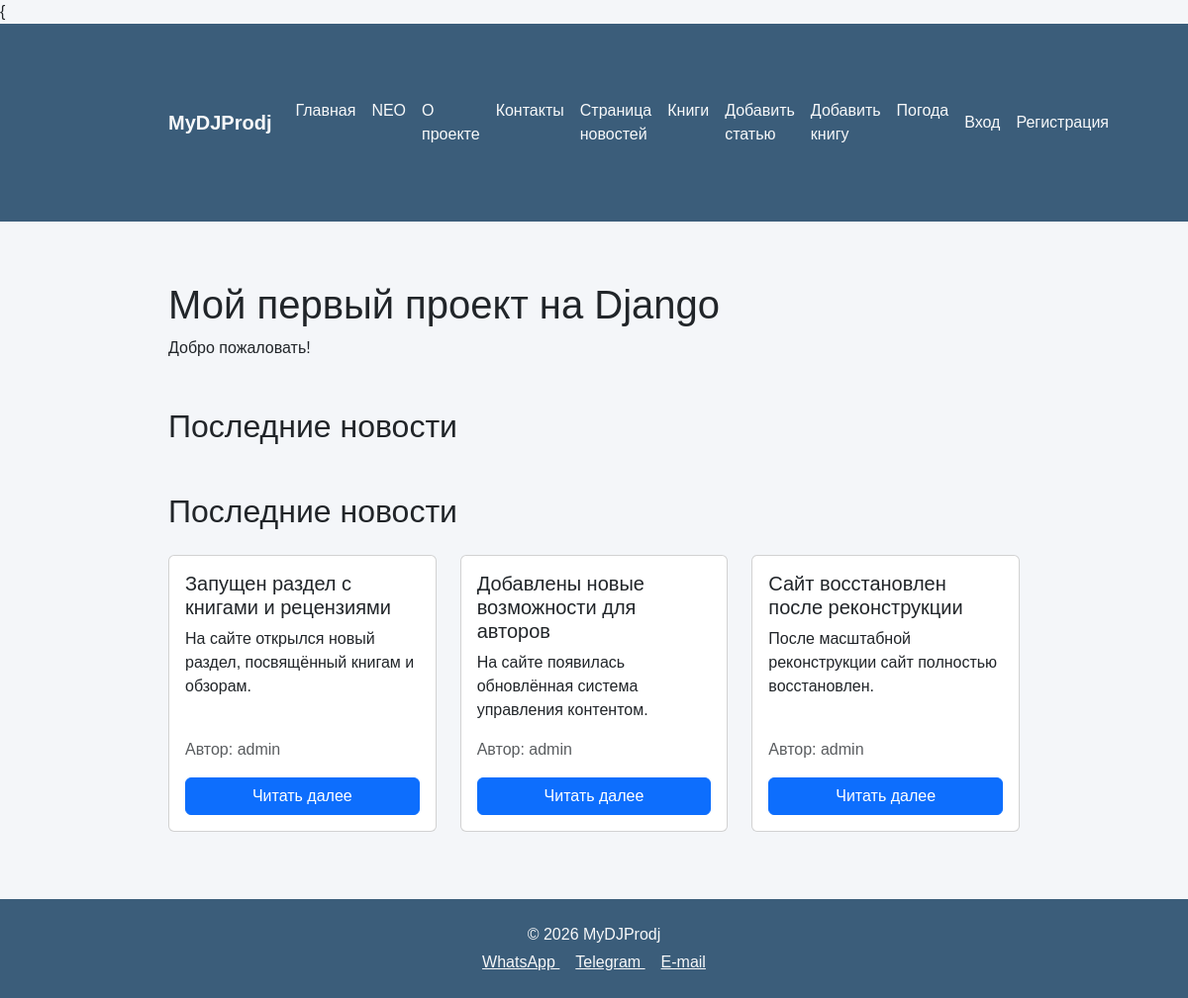
The page / on the database its author committed.
### news/models.py (models this page shows, shortened)
class News(models.Model):
    title = models.CharField('Название новости', max_length=75)
    short_description = models.CharField('Краткое описание новости', max_length=200)
    content = models.TextField()
    created_at = models.DateTimeField(auto_now_add=True)
    author = models.ForeignKey(
        settings.AUTH_USER_MODEL,
        on_delete=models.SET_NULL,
        null=True,
        verbose_name="Автор"
    )

### main/models.py (models this page shows)
class CustomUser(AbstractUser):
    email = models.EmailField(
        unique=True,
        verbose_name="Email"
    )
    def __str__(self):
        return self.username

### main/views.py (the view)
# urls.py: path('', views.index, name="index"),
def index(request):
    latest_news = News.objects.order_by('-created_at')[:3]
    return render(request, "main/index.html", {"latest_news": latest_news})

### weather/context_processors.py (called while the page is built)
def footer_weather(request):
    weather = get_weather("Moscow")
    return {"footer_weather": weather}

### weather/utils.py (called while the page is built)
def get_weather(city):
    api_key = "..."
    url = f"https://api.openweathermap.org/data/2.5/weather?q={city}&appid={api_key}&units=metric&lang=ru"
    data = requests.get(url).json()
    if data.get("cod") != 200:
        return None
    return {
        "temp": data["main"]["temp"],
        "icon": data["weather"][0]["icon"],
        "desc": translate_description(data["weather"][0]["description"]),
    }

### main/templates/main/index.html (shortened to what this page needs)
{{% extends "base.html" %}
{% block content %}
<h1>Мой первый проект на Django</h1>
<p>Добро пожаловать!</p>
<h2 class="mb-4 mt-5">Последние новости</h2>
{% if latest_news %}
<h2 class="mb-4 mt-5">Последние новости</h2>
<div class="row row-cols-1 row-cols-md-3 g-4">
    {% for item in latest_news %}
    <div class="col d-flex">
        <div class="card h-100 w-100 d-flex flex-column">
            <div class="card-body d-flex flex-column">
                <h5 class="card-title">{{ item.title }}</h5>
                <p class="card-text flex-grow-1">
                    {{ item.short_description }}
                </p>
                <p class="text-muted">Автор: {{ item.author }}</p>
                <a href="{% url 'news_detail' item.pk %}" class="btn btn-primary mt-auto">
                    Читать далее
                </a>
            </div>
        </div>
    </div>
    {% endfor %}
</div>
{% else %}
    <p>Новостей пока нет.</p>
{% endif %}
{% endblock %}

### main/templates/base.html (shortened to what this page needs)
<!DOCTYPE html>
<html lang="ru">
<head>
    {% load static %}
    <link href="https://cdnjs.cloudflare.com/ajax/libs/prism/1.29.0/themes/prism.min.css" rel="stylesheet" />
    <link
        href="https://cdn.jsdelivr.net/npm/bootstrap@5.3.2/dist/css/bootstrap.min.css"
        rel="stylesheet"
    >
    <link rel="stylesheet" href="{% static 'main/style.css' %}?v=123">
    <link
        rel="stylesheet"
        href="https://unpkg.com/leaflet@1.9.4/dist/leaflet.css"
    />
</head>
<body class="{% block body_class %}{% endblock %}">
{% block header %}
    {% include "main/blocks/header.html" %}
{% endblock %}
    <div class="container">
            {% block content %}{% endblock %}
    </div>
{% block footer %}
    {% include "main/blocks/footer.html" %}
{% endblock %}
</body>
</html>

### main/templates/main/blocks/header.html (shortened to what this page needs)
<nav class="navbar navbar-expand-lg" style="background: #3b5d7a;">
    <div class="container">
        <a class="navbar-brand text-light" href="/">MyDJProdj</a>
        <div class="collapse navbar-collapse" id="mainNavbar">
            <div class="navbar-nav me-auto">
                <a class="nav-link text-light" href="{% url 'index' %}">Главная</a>
                <a class="nav-link text-light" href="{% url 'neo' %}">NEO</a>
                <a class="nav-link text-light" href="{% url 'about' %}">О проекте</a>
                <a class="nav-link text-light" href="{% url 'contacts' %}">Контакты</a>
                <a class="nav-link text-light" href="{% url 'news' %}">Страница новостей</a>
                <a class="nav-link text-light" href="{% url 'book_list' %}">Книги</a>
                <a class="nav-link text-light" href="{% url 'add_article' %}">Добавить статью</a>
                <a class="nav-link text-light" href="{% url 'add_book' %}">Добавить книгу</a>
                <a class="nav-link text-light" href="{% url 'weather' %}">Погода</a>
            </div>
            <div class="navbar-nav">
                {% if user.is_authenticated %}
                    <span class="nav-link text-light">Привет, {{ user.username }}!</span>
                   <form method="post" action="{% url 'logout' %}" class="d-inline">
                       {% csrf_token %}
                       <button type="submit"
                               class="nav-link btn btn-link text-light p-0 m-0"
                               style="font-weight: bold;">
                           Выход
                       </button>
                   </form>
                {% else %}
                    <a class="nav-link text-light" href="{% url 'login' %}">Вход</a>
                    <a class="nav-link text-light" href="{% url 'register' %}">Регистрация</a>
                {% endif %}
            </div>
        </div>
    </div>
</nav>

### main/templates/main/blocks/footer.html (shortened to what this page needs)
<footer class="text-light text-center py-4 mt-5" style="background: #3b5d7a;">
    <p class="mb-1">© 2026 MyDJProdj</p>
    <div>
        <a href="#" class="text-light me-3">
             WhatsApp
        </a>
        <a href="#" class="text-light me-3">
             Telegram
        </a>
        <a href="#" class="text-light">
             E‑mail
        </a>
    </div>
</footer>

### main/static/main/style.css (style rules this page uses)
body { font-family: Arial, sans-serif; margin: 0; padding: 0; background: #f4f6f9; }
nav { background: #3b5d7a; padding: 12px 20px; display: flex; gap: 20px; }
body { background: linear-gradient(to bottom, #e8f0f7, #c9d8e6); min-height: 100vh; }
nav a { color: #ffffff; text-decoration: none; font-weight: bold; }
.container { max-width: 900px; margin: 40px auto; padding: 20px; }
.card { height: 100%; }
.card-body { display: flex; flex-direction: column; }
.card-text { flex-grow: 1; }

### main/templates/base.html (style rules this page uses)
body { font-family: Arial, sans-serif; margin: 0; padding: 0; background: #f4f6f9; }
nav { background: #3b5d7a; padding: 12px 20px; display: flex; gap: 20px; }
nav a { color: #ffffff; text-decoration: none; font-weight: bold; }
.container { max-width: 900px; margin: 40px auto; padding: 20px; }

### rows shown on the page
News: title "Запущен раздел с книгами и рецензиями", short_description "На сайте открылся новый раздел, посвящённый книгам и обзорам.", author "admin"
News: title "Добавлены новые возможности для авторов", short_description "На сайте появилась обновлённая система управления контентом.", author "admin"
News: title "Сайт восстановлен после реконструкции", short_description "После масштабной реконструкции сайт полностью восстановлен.", author "admin"
